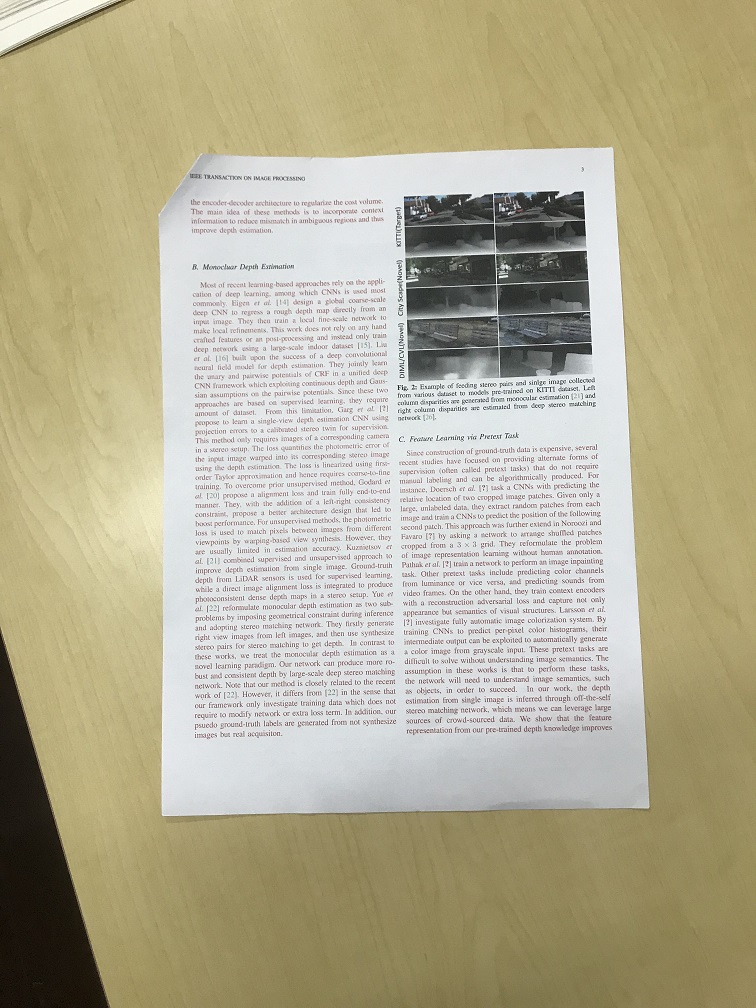
#> input picture Dataset (document scanning)/Dataset (document scanning)/pic05.jpg, 756 x 1008 px
$ python document_scanning.py
#> lines starting #> are read from the running program, lines starting #| are printed output that depends on the picture; after the words box and inside, x2 and y2 are one past the last pixel; in counts of white or black regions, pixels touching at a corner belong together
#Open Software Project - Final project / 홍유진 장다솜

import cv2
import numpy as np
import os

def findVertices(pos):
	pts=[]
	n=len(pos)

	for i in range(n):
		pts.append(list(pos[i][0]))
		# list of contour points {(x,y)}

	sums={}
	diffs={}

	for i in pts: # for every contour points
		x=i[0] # x value (column)
		y=i[1] # y value (row)
		sum=x+y
		diff=y-x
		sums[sum]=i
		diffs[diff]=i

	sums=sorted(sums.items())
	diffs=sorted(diffs.items())
	n=len(sums)

	rect=[sums[0][1], diffs[0][1], diffs[n-1][1], sums[n-1][1]]
	#       top-left        top-right       bottom-left     bottom-right

	h1=np.sqrt((rect[0][0]-rect[2][0])**2 + (rect[0][1]-rect[2][1])**2) #height of left side
	h2=np.sqrt((rect[1][0]-rect[3][0])**2 + (rect[1][1]-rect[3][1])**2) #height of right side
	h=max(h1,h2)

	w1=np.sqrt((rect[0][0]-rect[1][0])**2 + (rect[0][1]-rect[1][1])**2)#width of upper side
	w2=np.sqrt((rect[2][0]-rect[3][0])**2 + (rect[2][1]-rect[3][1])**2)#width of lower side
	w=max(w1,w2)

	return int(w),int(h),rect


# Read the image
img=cv2.imread('pic05.jpg')
#> img is the input picture: shape (1008, 756, 3); mean B, G, R 147.1, 174.1, 180.7

# Image resizing if needed
if(img.shape[1]>1000 or img.shape[0]>1000):
        if (img.shape[1]>1000):
                r=1000.0 / img.shape[1]
                dim=(1000, int(img.shape[0] * r))
                img=cv2.resize(img, dim, interpolation = cv2.INTER_AREA)
        elif (img.shape[0]>1000):
                r=1000.0 / img.shape[0]
                dim=(int(img.shape[1] * r),1000)
                img=cv2.resize(img, dim, interpolation = cv2.INTER_AREA)
#> img: shape (1000, 750, 3)


if(img.shape[1]<500 or img.shape[0]<500):
        if (img.shape[1]<500):
                r=1000.0 / img.shape[1]
                dim=(500, int(img.shape[0] * r))
                img=cv2.resize(img, dim, interpolation = cv2.INTER_AREA)
        elif (img.shape[0]<500):
                r=500 / img.shape[0]
                dim=(int(img.shape[1] * r),500)
                img=cv2.resize(img, dim, interpolation = cv2.INTER_AREA)


# Show the resized original image.
cv2.imshow('INPUT',img)

# Convert to grayscale and find edges
gray=cv2.cvtColor(img,cv2.COLOR_BGR2GRAY)
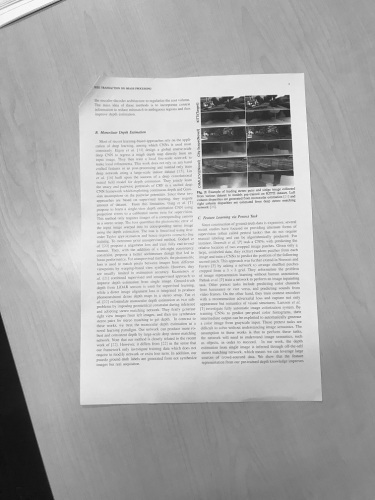
#> gray: shape (1000, 750) (shown at 1/2 size); min 9, max 253, mean 173
blur=cv2.GaussianBlur(gray,(5,5),0)
edge=cv2.Canny(blur,50,150)
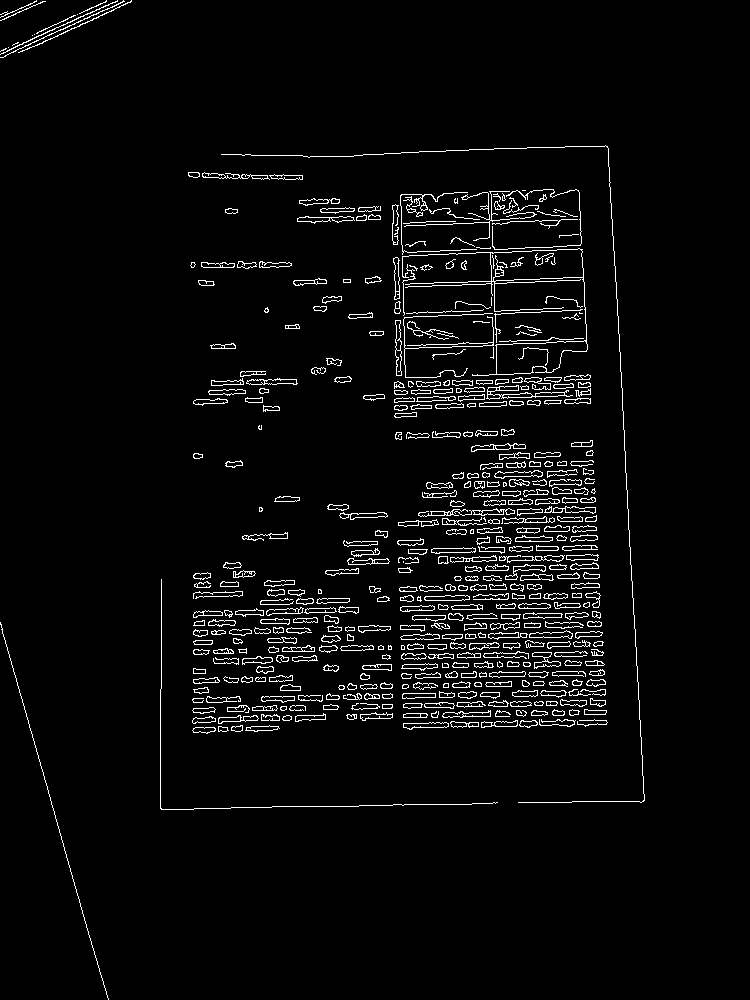
#> edge: shape (1000, 750); 3.8% white in thin lines or dots, all inside (x1, y1, x2, y2) = (0, 0, 645, 1000)
cv2.imshow('Canny',edge)

#Find and draw contours
contours,_=cv2.findContours(edge.copy(), cv2.RETR_EXTERNAL, cv2.CHAIN_APPROX_SIMPLE)
#> contours = 463 contours, 125 with area under 20; largest, box (x1, y1, x2, y2) and area: (402, 248, 588, 376) 4672, (486, 385, 573, 400) 394, (395, 320, 402, 376) 240, (494, 470, 543, 479) 218, (297, 216, 355, 224) 216
cv2.drawContours(img,contours,-1,[0,255,0],2)
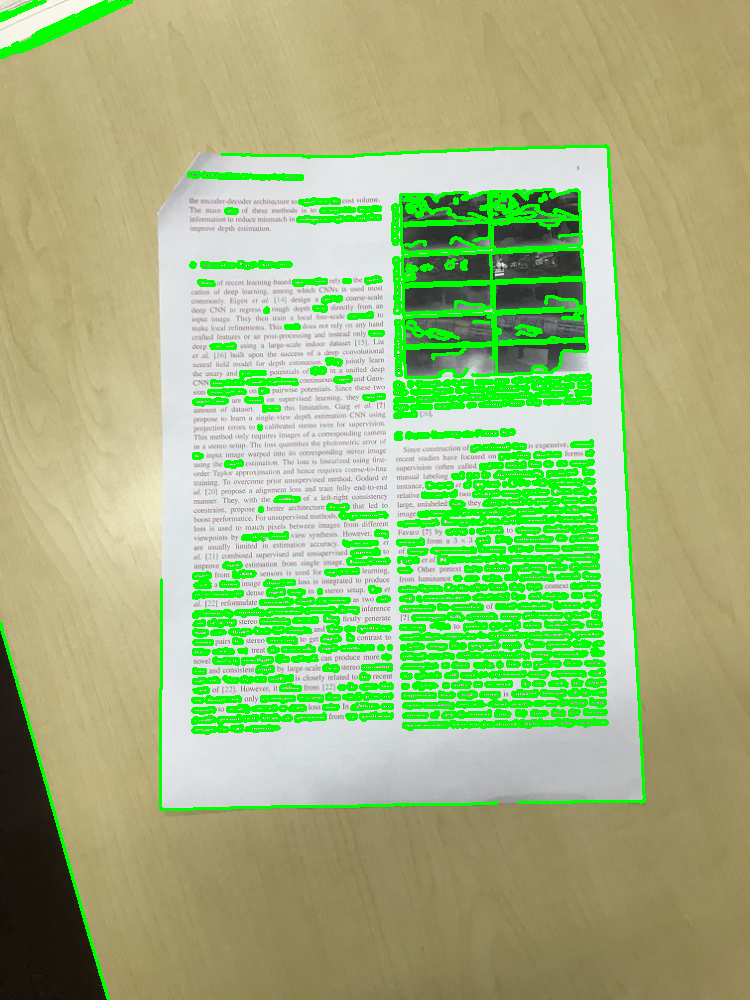
#> img: shape (1000, 750, 3); mean B, G, R 126.2, 182, 159.5
cv2.imshow('Contours',img)

#Find the part of the document(maximum area) in the image devided by contours
n=len(contours)
#> n = 463
max_area=0
pos=0

for i in contours:
	area=cv2.contourArea(i)
	if area>max_area:
		max_area=area
		pos=i
#> this loop made 463 passes
#> (area, max_area) on passes 1, 3, 5, 147, 280, 308, 357, 416: (102, 102), (122, 122), (198.5, 198.5), (202.5, 202.5), (205, 205), (217.5, 217.5), (393.5, 393.5), (4672, 4672)
#> after the loop, max_area = 4672; pos = contour of 253 points, box (x1, y1, x2, y2) (402, 248, 588, 376), area 4672


# Find the vertices and the size of the object
peri=cv2.arcLength(pos,True)
#> peri = 1696.7
approx=cv2.approxPolyDP(pos,0.02*peri,True)
#> approx = contour of 9 points, box (x1, y1, x2, y2) (402, 249, 588, 376), area 7187
size=img.shape
w,h,arr=findVertices(approx)
#> in findVertices, `n=len(pos)`: n = 9
#> after the loop in findVertices, `for i in range(n):`: pts = [[587, 349], [582, 249], [402, 256], [489, 252], [405, 287], [494, 311], [583, 278], [585, 340], [472, 375]]
#> the loop in findVertices, `for i in pts:` made 9 passes
#> (x, y, sum, diff) on passes 1 to 8: (587, 349, 936, -238), (582, 249, 831, -333), (402, 256, 658, -146), (489, 252, 741, -237), (405, 287, 692, -118), (494, 311, 805, -183), (583, 278, 861, -305), (585, 340, 925, -245)
#> after the loop in findVertices, `for i in pts:`: diffs = 9 items
#> in findVertices, `sums=sorted(sums.items())`: sums = [(658, [402, 256]), (692, [405, 287]), (741, [489, 252]), (805, [494, 311]), (831, [582, 249]), (847, [472, 375]), (861, [583, 278]), (925, [585, 340]), (936, [587, 349])]
#> in findVertices, `diffs=sorted(diffs.items())`: diffs = [(-333, [582, 249]), (-305, [583, 278]), (-245, [585, 340]), (-238, [587, 349]), (-237, [489, 252]), (-183, [494, 311]), (-146, [402, 256]), (-118, [405, 287]), (-97, [472, 375])]
#> in findVertices, `rect=[sums[0][1], diffs[0][1], diffs[n-1][1], sums[n-1][1]]`: rect = [[402, 256], [582, 249], [472, 375], [587, 349]]
#> in findVertices, `h1=np.sqrt((rect[0][0]-rect[2][0])**2 + (rect[0][1]-rect[2][1])**2)`: h1 = 138.1
#> in findVertices, `h2=np.sqrt((rect[1][0]-rect[3][0])**2 + (rect[1][1]-rect[3][1])**2)`: h2 = 100.1
#> in findVertices, `h=max(h1,h2)`: h = 138.1
#> in findVertices, `w1=np.sqrt((rect[0][0]-rect[1][0])**2 + (rect[0][1]-rect[1][1])**2)#wi..`: w1 = 180.1
#> in findVertices, `w2=np.sqrt((rect[2][0]-rect[3][0])**2 + (rect[2][1]-rect[3][1])**2)#wi..`: w2 = 117.9
#> in findVertices, `w=max(w1,w2)`: w = 180.1
#> w = 180; h = 138; arr = [[402, 256], [582, 249], [472, 375], [587, 349]]
# findVertices() :returns the vertices and the size(hight, width) of the object

# Find the perspective matrix
pts2=np.float32([[0,0],[w,0],[0,h],[w,h]])
#> pts2 = [[0, 0], [180, 0], [0, 138], [180, 138]]
pts1=np.float32(arr)
#> pts1 = [[402, 256], [582, 249], [472, 375], [587, 349]]
M=cv2.getPerspectiveTransform(pts1,pts2)
#> M = [[0.344, -0.202, -86.4], [0.0133, 0.343, -93.07], [-0.000689, -0.000993, 1]]

# Adjust the image into a rectangular form with perspective transformation
fitted=cv2.warpPerspective(gray,M,(w,h))
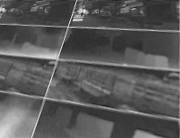
#> fitted: shape (138, 180); min 31, max 232, mean 88
#cv2.imshow('FITTED',fitted)

#Rivision process
if(0):  # binary output
        # Make the document clear with adaptive thresholding using moving averages
        # and make letters smoother by Gaussian blurring
        output=cv2.adaptiveThreshold(fitted, 255,
                                     cv2.ADAPTIVE_THRESH_MEAN_C,
                                     cv2.THRESH_BINARY, 7, 12)
        output=cv2.GaussianBlur(output,(3,3),0)

else : # grayscale output
        # using unsharp masking
        k=0.7
        blurred=cv2.GaussianBlur(fitted,(5,5),0)
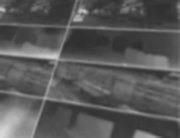
#> blurred: shape (138, 180); min 47, max 218, mean 88
        output=cv2.addWeighted(fitted, 1/(1-k), blurred, -k/(1-k), 0)
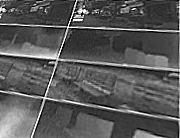
#> output: shape (138, 180); min 0, max 255, mean 88

output = cv2.resize(output,(w,h),interpolation = cv2.INTER_AREA)

#Show the final output image (the scanned document)
cv2.imshow('OUTPUT',output)

#Save the final output image (the scanned document) and finish
cv2.imwrite('output.jpg',output)


cv2.waitKey(0)
cv2.destroyAllWindows()

$ run again, with Dataset (document scanning)/Dataset (document scanning)/pic00.jpg copied over Dataset (document scanning)/Dataset (document scanning)/pic05.jpg
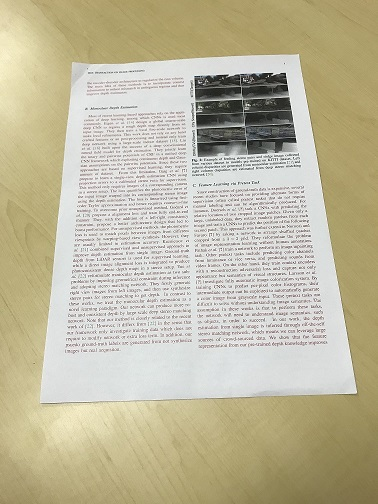
#> input picture Dataset (document scanning)/Dataset (document scanning)/pic00.jpg, 378 x 504 px
#> img is the input picture: shape (504, 378, 3); mean B, G, R 159.3, 185.2, 191.6
#> `edge=cv2.Canny(blur,50,150)`:
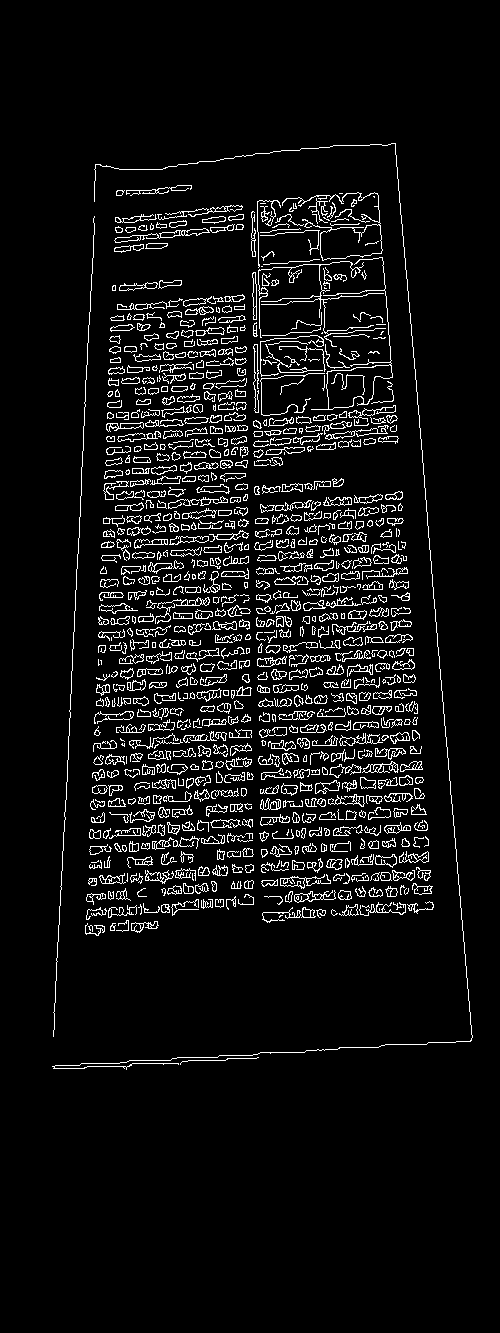
#> edge: shape (1333, 500); 6.5% white in thin lines or dots, all inside (x1, y1, x2, y2) = (52, 143, 473, 1070)
#> contours = 880 contours, 464 with area under 20; largest, box (x1, y1, x2, y2) and area: (311, 257, 393, 410) 1846, (282, 192, 383, 261) 1754, (114, 228, 210, 243) 332, (280, 874, 331, 889) 206, (315, 780, 340, 794) 190
#> `n=len(contours)`: n = 880
#> the loop `for i in contours:` made 880 passes
#> (area, max_area) on passes 4, 5, 33, 52, 839: (39.5, 39.5), (140, 140), (187, 187), (206, 206), (1846.5, 1846.5)
#> after the loop `for i in contours:`: max_area = 1846.5; pos = contour of 186 points, box (x1, y1, x2, y2) (311, 257, 393, 410), area 1846
#> peri = 776.6
#> approx = contour of 13 points, box (x1, y1, x2, y2) (311, 257, 393, 410), area 2544
#> in findVertices, `n=len(pos)`: n = 13
#> after the loop in findVertices, `for i in range(n):`: pts = [[382, 257], [354, 264], [381, 257], [383, 290], [323, 295], [384, 290], [391, 360], [350, 365], [391, 363], [327, 371], [311, 409], [367, 404], [392, 377]]
#> the loop in findVertices, `for i in pts:` made 13 passes
#> (x, y, sum, diff) on passes 1 to 8: (382, 257, 639, -125), (354, 264, 618, -90), (381, 257, 638, -124), (383, 290, 673, -93), (323, 295, 618, -28), (384, 290, 674, -94), (391, 360, 751, -31), (350, 365, 715, 15)
#> after the loop in findVertices, `for i in pts:`: diffs = 12 items
#> in findVertices, `sums=sorted(sums.items())`: sums = [(618, [323, 295]), (638, [381, 257]), (639, [382, 257]), (673, [383, 290]), (674, [384, 290]), (698, [327, 371]), (715, [350, 365]), (720, [311, 409]), (751, [391, 360]), (754, [391, 363]), (769, [392, 377]), (771, [367, 404])]
#> in findVertices, `diffs=sorted(diffs.items())`: diffs = [(-125, [382, 257]), (-124, [381, 257]), (-94, [384, 290]), (-93, [383, 290]), (-90, [354, 264]), (-31, [391, 360]), (-28, [391, 363]), (-15, [392, 377]), (15, [350, 365]), (37, [367, 404]), (44, [327, 371]), (98, [311, 409])]
#> in findVertices, `n=len(sums)`: n = 12
#> rect = [[323, 295], [382, 257], [311, 409], [367, 404]]
#> h1 = 114.6
#> h2 = 147.8
#> w1 = 70.18
#> w2 = 56.22
#> in findVertices, `w=max(w1,w2)`: w = 70.18
#> `w,h,arr=findVertices(approx)`: w = 70; h = 147; arr = [[323, 295], [382, 257], [311, 409], [367, 404]]
#> pts2 = [[0, 0], [70, 0], [0, 147], [70, 147]]
#> pts1 = [[323, 295], [382, 257], [311, 409], [367, 404]]
#> M = [[-1.83, -0.193, 647.7], [-0.999, -1.55, 780.6], [-0.00592, -0.000688, 1]]
#> `output=cv2.addWeighted(fitted, 1/(1-k), blurred, -k/(1-k), 0)`:
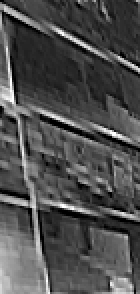
#> output: shape (147, 70) (shown 2 times larger); min 0, max 255, mean 78.6

$ run again, with Dataset (document scanning)/Dataset (document scanning)/pic01.jpg copied over Dataset (document scanning)/Dataset (document scanning)/pic05.jpg
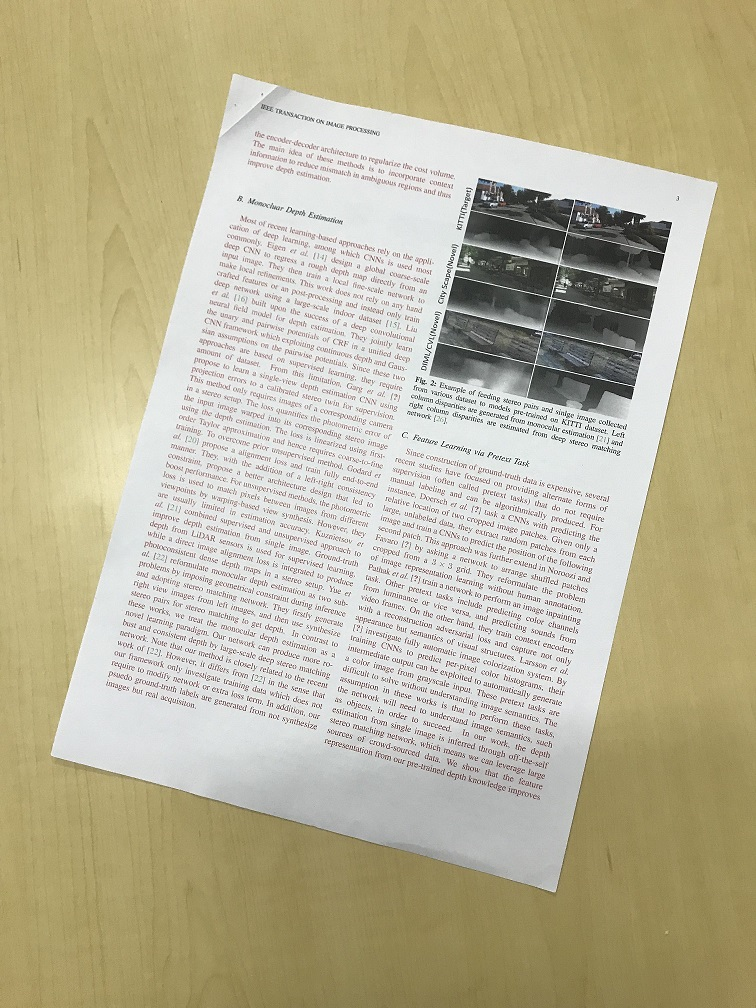
#> input picture Dataset (document scanning)/Dataset (document scanning)/pic01.jpg, 756 x 1008 px
#> img is the input picture: shape (1008, 756, 3); mean B, G, R 151.8, 179.6, 186.5
#> `edge=cv2.Canny(blur,50,150)`:
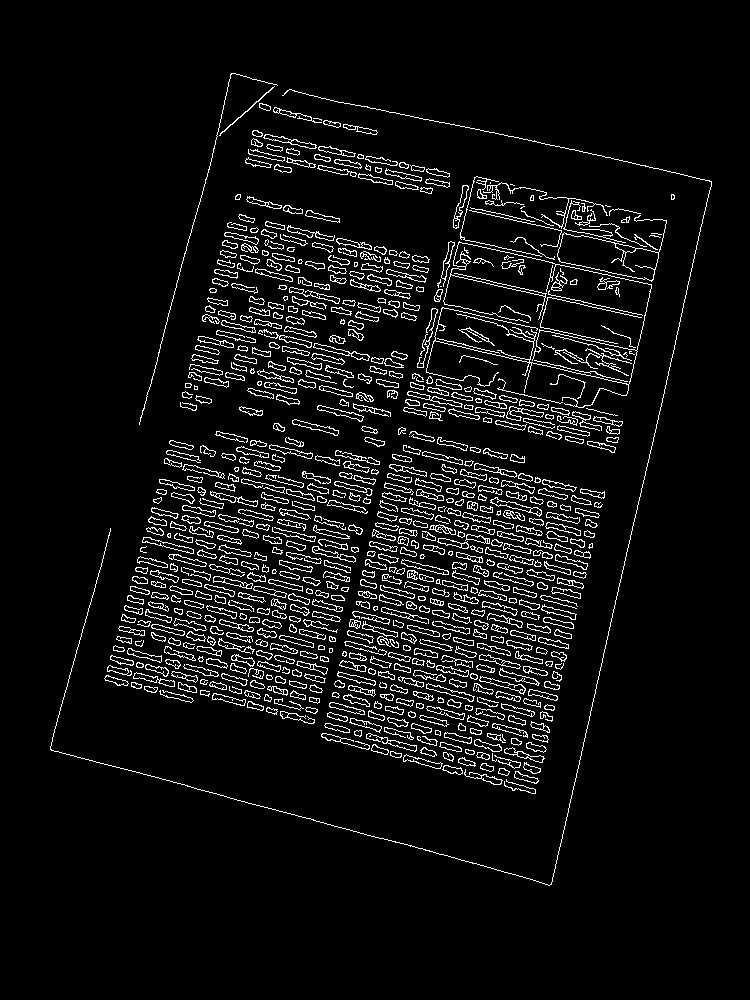
#> edge: shape (1000, 750); 6.2% white in thin lines or dots, all inside (x1, y1, x2, y2) = (50, 73, 712, 886)
#> contours = 780 contours, 205 with area under 20; largest, box (x1, y1, x2, y2) and area: (557, 215, 667, 282) 2878, (490, 497, 542, 517) 260, (313, 343, 370, 361) 239, (426, 683, 475, 702) 230, (479, 676, 526, 695) 226
#> `n=len(contours)`: n = 780
#> the loop `for i in contours:` made 780 passes
#> (area, max_area) on passes 2, 10, 16, 89, 428, 723: (123.5, 123.5), (185, 185), (186, 186), (230.5, 230.5), (259.5, 259.5), (2877.5, 2877.5)
#> after the loop `for i in contours:`: max_area = 2877.5; pos = contour of 180 points, box (x1, y1, x2, y2) (557, 215, 667, 282), area 2878
#> peri = 425.2
#> approx = [[666, 220], [634, 218], [666, 221], [658, 252], [564, 232], [558, 259], [651, 281]]
#> in findVertices, `n=len(pos)`: n = 7
#> after the loop in findVertices, `for i in range(n):`: pts has the same summary as approx outside findVertices
#> the loop in findVertices, `for i in pts:` made 7 passes
#> (x, y, sum, diff) on passes 1 to 7: (666, 220, 886, -446), (634, 218, 852, -416), (666, 221, 887, -445), (658, 252, 910, -406), (564, 232, 796, -332), (558, 259, 817, -299), (651, 281, 932, -370)
#> after the loop in findVertices, `for i in pts:`: diffs = {-446: [666, 220], -416: [634, 218], -445: [666, 221], -406: [658, 252], -332: [564, 232], -299: [558, 259], -370: [651, 281]}; sums = {886: [666, 220], 852: [634, 218], 887: [666, 221], 910: [658, 252], 796: [564, 232], 817: [558, 259], 932: [651, 281]}
#> in findVertices, `sums=sorted(sums.items())`: sums = [(796, [564, 232]), (817, [558, 259]), (852, [634, 218]), (886, [666, 220]), (887, [666, 221]), (910, [658, 252]), (932, [651, 281])]
#> in findVertices, `diffs=sorted(diffs.items())`: diffs = [(-446, [666, 220]), (-445, [666, 221]), (-416, [634, 218]), (-406, [658, 252]), (-370, [651, 281]), (-332, [564, 232]), (-299, [558, 259])]
#> rect = [[564, 232], [666, 220], [558, 259], [651, 281]]
#> h1 = 27.66
#> h2 = 62.82
#> w1 = 102.7
#> w2 = 95.57
#> in findVertices, `w=max(w1,w2)`: w = 102.7
#> `w,h,arr=findVertices(approx)`: w = 102; h = 62; arr = [[564, 232], [666, 220], [558, 259], [651, 281]]
#> pts2 = [[0, 0], [102, 0], [0, 62], [102, 62]]
#> pts1 = [[564, 232], [666, 220], [558, 259], [651, 281]]
#> M = [[-0.343, -0.0762, 211], [-0.0405, -0.344, 102.7], [-0.00188, -0.000382, 1]]
#> `output=cv2.addWeighted(fitted, 1/(1-k), blurred, -k/(1-k), 0)`:
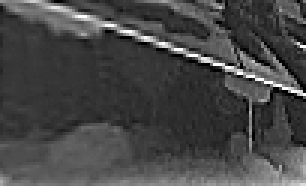
#> output: shape (62, 102) (shown 3 times larger); min 0, max 255, mean 70.8
